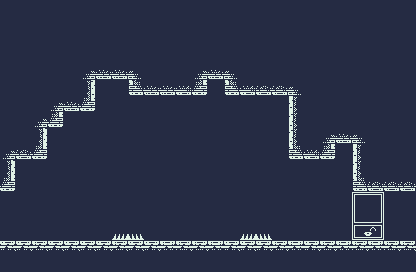

Tiled map render using the project's own tile images. Description and the whole map definition, tile-layer contents included, below:
An orthogonal 26x17 tile map with 16x16 px tiles, 2 tile layers (Background, Walls) and 10 objects.

<map version="1.4" tiledversion="1.4.3" orientation="orthogonal" renderorder="right-down" width="26" height="17" tilewidth="16" tileheight="16" infinite="0" backgroundcolor="#9e9e9e" nextlayerid="7" nextobjectid="46">
 <editorsettings>
  <export target="Level2.tmx" format="tmx" />
 </editorsettings>
 <tileset firstgid="1" source="Dow_TileSet.tsx" />
 <layer id="2" name="Background" width="26" height="17">
  <data encoding="csv">
1,1,1,1,1,1,1,1,1,1,1,1,1,1,1,1,1,1,1,1,1,1,1,1,1,1,
1,1,1,1,1,1,1,1,1,1,1,1,1,1,1,1,1,1,1,1,1,1,1,1,1,1,
1,1,1,1,1,1,1,1,1,1,1,1,1,1,1,1,1,1,1,1,1,1,1,1,1,1,
1,1,1,1,1,1,1,1,1,1,1,1,1,1,1,1,1,1,1,1,1,1,1,1,1,1,
1,1,1,1,1,1,1,1,1,1,1,1,1,1,1,1,1,1,1,1,1,1,1,1,1,1,
1,1,1,1,1,1,1,1,1,1,1,1,1,1,1,1,1,1,1,1,1,1,1,1,1,1,
1,1,1,1,1,1,1,1,1,1,1,1,1,1,1,1,1,1,1,1,1,1,1,1,1,1,
1,1,1,1,1,1,1,1,1,1,1,1,1,1,1,1,1,1,1,1,1,1,1,1,1,1,
1,1,1,1,1,1,1,1,1,1,1,1,1,1,1,1,1,1,1,1,1,1,1,1,1,1,
1,1,1,1,1,1,1,1,1,1,1,1,1,1,1,1,1,1,1,1,1,1,1,1,1,1,
1,1,1,1,1,1,1,1,1,1,1,1,1,1,1,1,1,1,1,1,1,1,1,1,1,1,
1,1,1,1,1,1,1,1,1,1,1,1,1,1,1,1,1,1,1,1,1,1,1,1,1,1,
1,1,1,1,1,1,1,1,1,1,1,1,1,1,1,1,1,1,1,1,1,1,1,1,1,1,
1,1,1,1,1,1,1,1,1,1,1,1,1,1,1,1,1,1,1,1,1,1,1,1,1,1,
1,1,1,1,1,1,1,1,1,1,1,1,1,1,1,1,1,1,1,1,1,1,1,1,1,1,
1,1,1,1,1,1,1,1,1,1,1,1,1,1,1,1,1,1,1,1,1,1,1,1,1,1,
1,1,1,1,1,1,1,1,1,1,1,1,1,1,1,1,1,1,1,1,1,1,1,1,1,1
</data>
 </layer>
 <group id="6" name="Colidables">
  <layer id="1" name="Walls" width="26" height="17">
   <data encoding="csv">
232,232,232,232,232,232,232,232,232,232,232,232,232,232,232,232,232,232,232,232,232,232,232,232,232,232,
232,232,232,232,232,232,232,232,232,232,232,232,232,232,232,232,232,232,232,232,232,232,232,232,232,232,
232,232,232,232,232,232,232,232,232,232,232,232,232,232,232,232,232,232,232,232,232,232,232,232,232,232,
232,232,232,232,232,232,232,232,232,232,232,232,232,232,232,232,232,232,232,232,232,232,232,232,232,232,
232,232,232,232,232,249,251,251,253,232,232,232,249,251,253,232,232,232,232,232,232,232,232,232,232,232,
232,232,232,232,232,349,0,0,332,251,251,252,330,0,332,252,250,250,253,232,232,232,232,232,232,232,
232,232,232,249,251,330,0,0,0,0,0,0,0,0,0,0,0,0,312,232,232,232,232,232,232,232,
232,232,329,330,0,0,0,0,0,0,0,0,0,0,0,0,0,0,273,232,232,232,232,232,232,232,
232,232,269,0,0,0,0,0,0,0,0,0,0,0,0,0,0,0,273,232,329,251,333,232,232,232,
249,250,330,0,0,0,0,0,0,0,0,0,0,0,0,0,0,0,332,252,330,0,312,232,232,232,
269,0,0,0,0,0,0,0,0,0,0,0,0,0,0,0,0,0,0,0,0,0,273,232,232,232,
330,0,0,0,0,0,0,0,0,0,0,0,0,0,0,0,0,0,0,0,0,0,332,250,250,250,
0,0,0,0,0,0,0,0,0,0,0,0,0,0,0,0,0,0,0,0,0,0,19,20,0,0,
0,0,0,0,0,0,0,0,0,0,0,0,0,0,0,0,0,0,0,0,0,0,39,40,0,0,
0,0,0,0,0,0,0,12,15,0,0,0,0,0,0,12,15,0,0,0,0,0,59,60,0,0,
370,370,371,370,370,370,370,371,370,370,372,371,371,372,370,370,370,371,372,370,371,372,371,372,371,371,
232,232,232,232,232,232,232,232,232,232,232,232,232,232,232,232,232,232,232,232,232,232,232,232,232,232
</data>
  </layer>
  <objectgroup id="5" name="Collision Mask">
   <object id="35" x="0" y="160" width="16" height="32" />
   <object id="36" x="0" y="112" width="48" height="48" />
   <object id="37" x="48" y="112" width="16" height="16" />
   <object id="38" x="48" y="32" width="256" height="80" />
   <object id="39" x="288" y="112" width="48" height="48" />
   <object id="40" x="336" y="112" width="32" height="32" />
   <object id="41" x="352" y="144" width="64" height="48" />
   <object id="42" x="0" y="240" width="416" height="16" />
   <object id="43" x="112" y="233.957" width="32" height="6" />
   <object id="45" x="240.017" y="234.017" width="32" height="6" />
  </objectgroup>
 </group>
</map>
